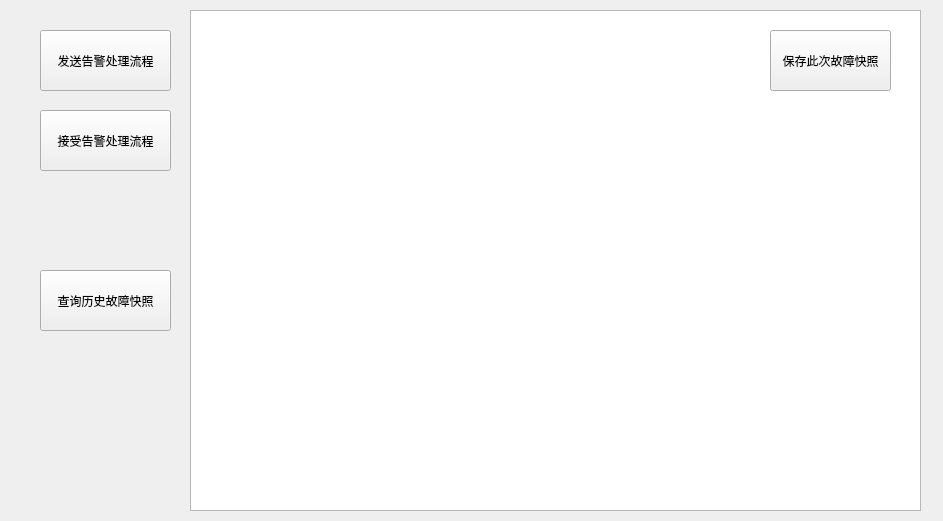
<?xml version="1.0" encoding="UTF-8"?>
<ui version="4.0">
 <class>FaultDealing</class>
 <widget class="QWidget" name="FaultDealing">
  <property name="geometry">
   <rect>
    <x>0</x>
    <y>0</y>
    <width>943</width>
    <height>521</height>
   </rect>
  </property>
  <property name="windowTitle">
   <string>Form</string>
  </property>
  <widget class="QWidget" name="widget" native="true">
   <property name="geometry">
    <rect>
     <x>0</x>
     <y>0</y>
     <width>181</width>
     <height>421</height>
    </rect>
   </property>
   <widget class="QPushButton" name="pushButton">
    <property name="geometry">
     <rect>
      <x>40</x>
      <y>30</y>
      <width>131</width>
      <height>61</height>
     </rect>
    </property>
    <property name="font">
     <font>
      <pointsize>9</pointsize>
     </font>
    </property>
    <property name="text">
     <string>发送告警处理流程</string>
    </property>
   </widget>
   <widget class="QPushButton" name="pushButton_2">
    <property name="geometry">
     <rect>
      <x>40</x>
      <y>110</y>
      <width>131</width>
      <height>61</height>
     </rect>
    </property>
    <property name="text">
     <string>接受告警处理流程</string>
    </property>
   </widget>
   <widget class="QPushButton" name="pushButton_3">
    <property name="geometry">
     <rect>
      <x>40</x>
      <y>270</y>
      <width>131</width>
      <height>61</height>
     </rect>
    </property>
    <property name="text">
     <string>查询历史故障快照</string>
    </property>
   </widget>
  </widget>
  <widget class="QTextEdit" name="textEdit">
   <property name="geometry">
    <rect>
     <x>190</x>
     <y>10</y>
     <width>731</width>
     <height>501</height>
    </rect>
   </property>
  </widget>
  <widget class="QPushButton" name="pushButton_4">
   <property name="geometry">
    <rect>
     <x>770</x>
     <y>30</y>
     <width>121</width>
     <height>61</height>
    </rect>
   </property>
   <property name="text">
    <string>保存此次故障快照</string>
   </property>
  </widget>
 </widget>
 <resources/>
 <connections/>
</ui>
